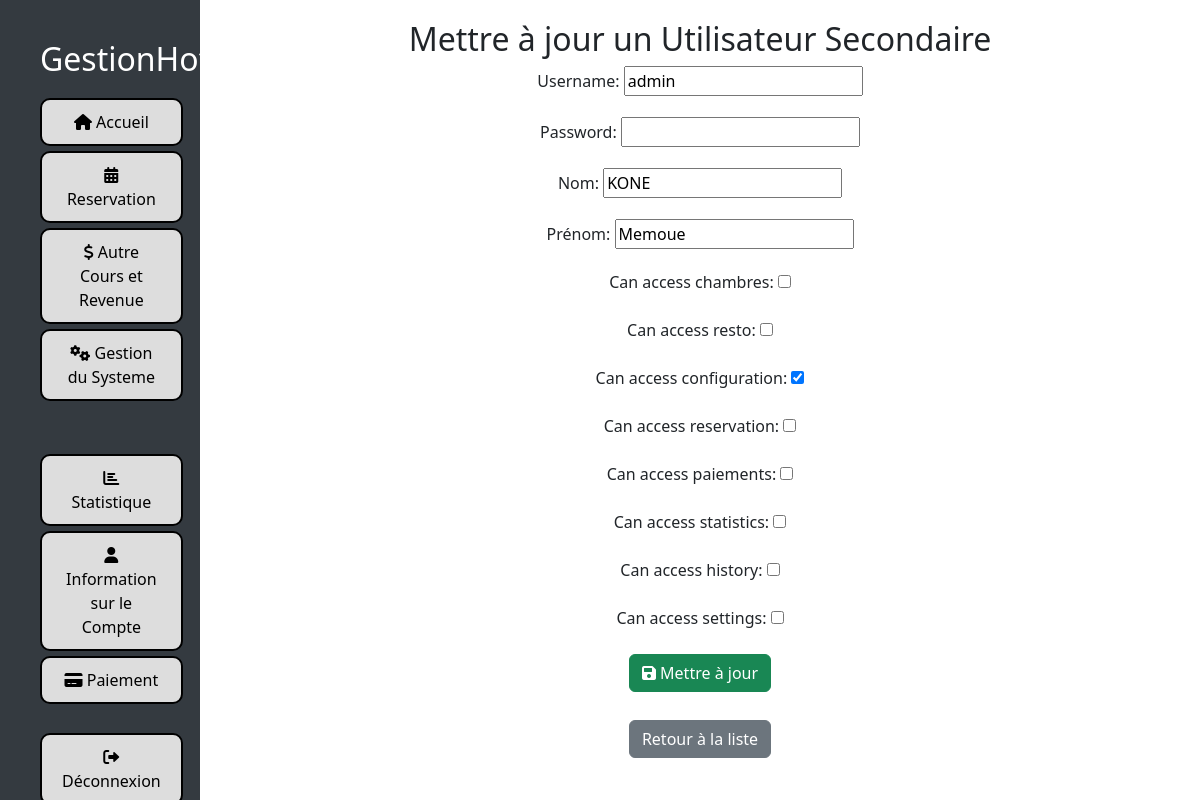
The app's page /users/update_secondary_user/4/ (signed in) with its own data.
### users/models.py (models this page shows, shortened)
class SecondaryUser(models.Model):
    username = models.CharField(_('username'), max_length=150, unique=True)
    hashed_password = models.CharField(_('hashed password'), max_length=128, blank=True)
    nom = models.CharField(_('nom'), max_length=100)
    prenom = models.CharField(_('prénom'), max_length=100)
    proprietaire = models.ForeignKey(
        settings.AUTH_USER_MODEL,
        on_delete=models.CASCADE,
        related_name='secondary_users'
    )
    can_access_chambres = models.BooleanField(default=False)
    can_access_resto = models.BooleanField(default=False)
    can_access_configuration = models.BooleanField(default=False)
    can_access_reservation = models.BooleanField(default=False)
    can_access_paiements = models.BooleanField(default=False)
    can_access_statistics = models.BooleanField(default=False)
    can_access_history = models.BooleanField(default=False)
    can_access_settings = models.BooleanField(default=False)
    class Meta:
        verbose_name = "Utilisateur secondaire"
        verbose_name_plural = "Utilisateurs secondaires"

### users/views.py (the view)
# urls.py: path('update_secondary_user/<int:user_id>/', update_secondary_user, name='update_secondary_user'),
@login_required
def update_secondary_user(request, user_id):
    secondary_user = get_object_or_404(SecondaryUser, id=user_id, proprietaire=request.user)
    if request.method == 'POST':
        form = SecondaryUserUpdateForm(request.POST, instance=secondary_user)
        if form.is_valid():
            form.save()
            messages.success(request, 'Utilisateur secondaire mis à jour avec succès.')
            return redirect('list_secondary_users')
    else:
        form = SecondaryUserUpdateForm(instance=secondary_user)
    return render(request, 'users/update_secondary_user.html', {'form': form})

### users/forms.py (shortened to what this page needs)
class SecondaryUserUpdateForm(forms.ModelForm):
    password = forms.CharField(label='Password', widget=forms.PasswordInput, required=False)
    class Meta:
        model = SecondaryUser
        fields = ('username', 'password', 'nom', 'prenom',
                  'can_access_chambres', 'can_access_resto', 'can_access_configuration',
                  'can_access_reservation', 'can_access_paiements', 'can_access_statistics',
                  'can_access_history', 'can_access_settings')

### configuration/context_processors.py (called while the page is built)
def configuration_hotel(request):
    try:
        configuration = Configuration.objects.latest('id')
    except Configuration.DoesNotExist:
        configuration = None
    return {'configuration': configuration}

### users/templates/users/update_secondary_user.html (shortened to what this page needs)
<!DOCTYPE html>
<html>
<head>
    <link rel="stylesheet" href="https://stackpath.bootstrapcdn.com/bootstrap/4.5.2/css/bootstrap.min.css">
    <link rel="stylesheet" href="https://cdnjs.cloudflare.com/ajax/libs/font-awesome/5.15.4/css/all.min.css">
</head>
<body>
    <div id="menu">
        {% include 'menu.html' %}
    </div>
    <div id="content">
        <div class="container text-center">
            <h2>Mettre à jour un Utilisateur Secondaire</h2>
            <form method="POST">
                {{ form.as_p }}
                <button type="submit" class="btn btn-success btn-custom">
                    <i class="fas fa-save"></i> Mettre à jour
                </button>
            </form>
            <a href="{% url 'list_secondary_users' %}" class="btn btn-secondary mt-2">Retour à la liste</a>
        </div>
    </div>
</body>
</html>

### users/templates/users/update_secondary_user.html (style rules this page uses)
body { display: flex; height: 100vh; overflow: hidden; margin: 0; }
#menu { width: 16.67%; background-color: #343a40; overflow-y: auto; padding: 20px; }
#content { width: 83.33%; padding: 20px; overflow-y: auto; }
.btn-custom { width: auto; height: 38px; margin-bottom: 20px; font-size: 14px; }

### records on screen
SecondaryUser: username "admin", nom "KONE", prenom "Memoue", can_access_configuration "☑"
